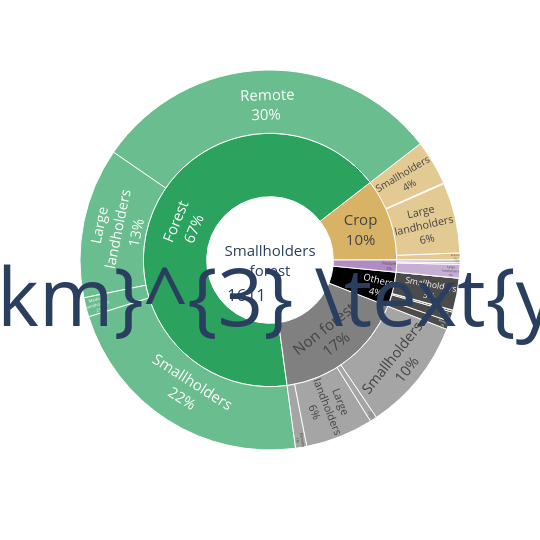
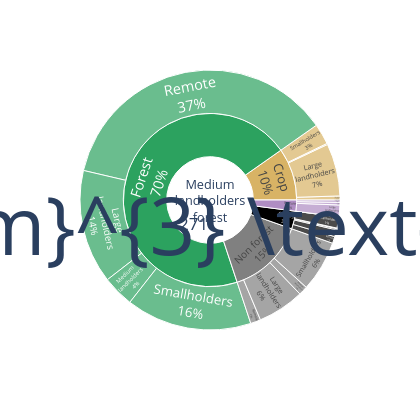
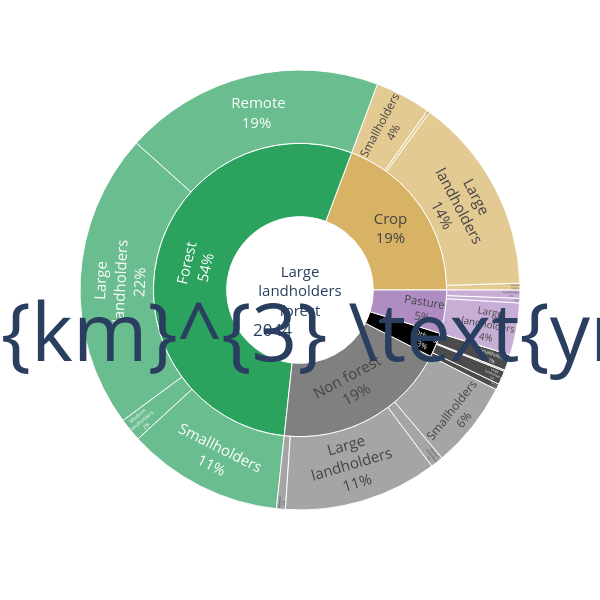

The cell these charts' notebook holds for them, in order:
### Code cell
import plotly.express as px
import pandas as pd
import plotly.graph_objs as go

matrix = []
matrix_forest = []
matrix_crop = []
matrix_pasture = []
Total_moisture = []

for stakeholder in ['Smallholders', 'Mediumholders', 'Largeholders']:
    data = stakeholder_LU_footprint_dataframe(stakeholder, 'Forest_only')
    if stakeholder == 'Smallholders':
        factor = 0.9
    if stakeholder == 'Mediumholders':
        factor = 0.7
    if stakeholder == 'Largeholders':
        factor = 1
    fig = px.sunburst(data, path=['Source', 'Landuse','Stakeholder_sink',],
                      values='Footprint', width=600*factor, height=600*factor)
    fig.update_traces(textinfo="label+ percent root")
    fig.update_traces({"textfont": {"size": 15}})
    fig.update_traces(sort=False, selector=dict(type='sunburst'))
    Total_moisture.append(data['Footprint'].sum())
    fig.add_annotation(text=str(int(data['Footprint'].sum())), xref="paper", yref="paper", x=0.438, y=0.415, showarrow=False, font_size=17)
    fig.add_annotation(text=r'$\text{km}^{3} \text{yr}^{-1}$', xref="paper", yref="paper", x=0.565, y=0.415, showarrow=False, font_size=80)
    fig.update_traces(
    marker_colors=   ['','','','','','','','','','','','','','','','','','','','','','#d8b365','#2ca25f','grey','black','#af8dc3'] )
    #marker_colors=   ['#fb6a4a','#fb6a4a','#fb6a4a','#fb6a4a','#fb6a4a','#ffff99','#ffff99','#ffff99','#ffff99','#ffff99',
    #                  '#525252','#7fbc41','#7fbc41','#7fbc41','#7fbc41','#7fbc41','#2b8cbe','#2b8cbe','#2b8cbe','#2b8cbe','#2b8cbe',
    #                  '#d8b365','#2ca25f','grey','black','#af8dc3'] )
    #fig.write_image('/home/chandra/data/Paper4/Output/Moisture_flows_assessments/Moisture_flow_composition_sunburst_'+stakeholder+'_Forest_only.svg')
    for Stakeholder_sink in ['Large<br>landholders', 'Medium<br>landholders', 'Smallholders']:
        matrix.append(data[data['Stakeholder_sink'] == Stakeholder_sink]['Footprint'].sum()/(data['Footprint'].sum()))
        matrix_forest.append(data[(data['Stakeholder_sink'] == Stakeholder_sink) & (data['Landuse'] == 'Forest')]['Footprint'].sum()/(data['Footprint'].sum()))
        matrix_crop.append(data[(data['Stakeholder_sink'] == Stakeholder_sink) & (data['Landuse'] == 'Crop')]['Footprint'].sum()/(data['Footprint'].sum()))
        matrix_pasture.append(data[(data['Stakeholder_sink'] == Stakeholder_sink) & (data['Landuse'] == 'Pasture')]['Footprint'].sum()/(data['Footprint'].sum()))
    fig.show()
    
matrix = np.array(matrix).reshape((3, 3))
matrix_forest = np.array(matrix_forest).reshape((3, 3))
matrix_crop = np.array(matrix_crop).reshape((3, 3))
matrix_pasture = np.array(matrix_pasture).reshape((3, 3))

### Figure 1 — Plotly figure (JSON) as saved in the notebook; plotly's stock layout.template omitted (floating-point values rounded to 4 significant figures)
{"data": [{"branchvalues": "total", "domain": {"x": [0, 1], "y": [0, 1]}, "hovertemplate": "labels=%{label}<br>Footprint=%{value}<br>parent=%{parent}<br>id=%{id}<extra></extra>", "ids": ["Smallholders<br>forest/Crop/ Remote", "Smallholders<br>forest/Forest/ Remote", "Smallholders<br>forest/Non forest/ Remote", "Smallholders<br>forest/Others/ Remote", "Smallholders<br>forest/Pasture/ Remote", "Smallholders<br>forest/Crop/Large<br>landholders", "Smallholders<br>forest/Forest/Large<br>landholders", "Smallholders<br>forest/Non forest/Large<br>landholders", "Smallholders<br>forest/Others/Large<br>landholders", "Smallholders<br>forest/Pasture/Large<br>landholders", "Smallholders<br>forest/Crop/Medium<br>landholders", "Smallholders<br>forest/Forest/Medium<br>landholders", "Smallholders<br>forest/Non forest/Medium<br>landholders", "Smallholders<br>forest/Others/Medium<br>landholders", "Smallholders<br>forest/Pasture/Medium<br>landholders", "Smallholders<br>forest/Others/Other", "Smallholders<br>forest/Crop/Smallholders", "Smallholders<br>forest/Forest/Smallholders", "Smallholders<br>forest/Non forest/Smallholders", "Smallholders<br>forest/Others/Smallholders", "Smallholders<br>forest/Pasture/Smallholders", "Smallholders<br>forest/Crop", "Smallholders<br>forest/Forest", "Smallholders<br>forest/Non forest", "Smallholders<br>forest/Others", "Smallholders<br>forest/Pasture", "Smallholders<br>forest"], "labels": [" Remote", " Remote", " Remote", " Remote", " Remote", "Large<br>landholders", "Large<br>landholders", "Large<br>landholders", "Large<br>landholders", "Large<br>landholders", "Medium<br>landholders", "Medium<br>landholders", "Medium<br>landholders", "Medium<br>landholders", "Medium<br>landholders", "Other", "Smallholders", "Smallholders", "Smallholders", "Smallholders", "Smallholders", "Crop", "Forest", "Non forest", "Others", "Pasture", "Smallholders<br>forest"], "marker": {"colors": ["", "", "", "", "", "", "", "", "", "", "", "", "", "", "", "", "", "", "", "", "", "#d8b365", "#2ca25f", "grey", "black", "#af8dc3"]}, "name": "", "parents": ["Smallholders<br>forest/Crop", "Smallholders<br>forest/Forest", "Smallholders<br>forest/Non forest", "Smallholders<br>forest/Others", "Smallholders<br>forest/Pasture", "Smallholders<br>forest/Crop", "Smallholders<br>forest/Forest", "Smallholders<br>forest/Non forest", "Smallholders<br>forest/Others", "Smallholders<br>forest/Pasture", "Smallholders<br>forest/Crop", "Smallholders<br>forest/Forest", "Smallholders<br>forest/Non forest", "Smallholders<br>forest/Others", "Smallholders<br>forest/Pasture", "Smallholders<br>forest/Others", "Smallholders<br>forest/Crop", "Smallholders<br>forest/Forest", "Smallholders<br>forest/Non forest", "Smallholders<br>forest/Others", "Smallholders<br>forest/Pasture", "Smallholders<br>forest", "Smallholders<br>forest", "Smallholders<br>forest", "Smallholders<br>forest", "Smallholders<br>forest", ""], "sort": false, "textfont": {"size": 15}, "textinfo": "label+percent root", "type": "sunburst", "values": [9.58, 482.2, 15.45, 11.39, 0.09905, 96.45, 206.2, 92.95, 12.98, 18.6, 1.212, 26.52, 9.487, 2.625, 2.333, 0.2323, 61.71, 359.7, 154.6, 43.88, 3.676, 169.0, 1075.0, 272.5, 71.12, 24.71, 1612.0]}], "layout": {"annotations": [{"font": {"size": 17}, "showarrow": false, "text": "1611", "x": 0.438, "xref": "paper", "y": 0.415, "yref": "paper"}, {"font": {"size": 80}, "showarrow": false, "text": "$\\text{km}^{3} \\text{yr}^{-1}$", "x": 0.565, "xref": "paper", "y": 0.415, "yref": "paper"}], "height": 540, "legend": {"tracegroupgap": 0}, "margin": {"t": 60}, "width": 540}}

### Figure 2 — Plotly figure (JSON) as saved in the notebook; plotly's stock layout.template omitted (floating-point values rounded to 4 significant figures)
{"data": [{"branchvalues": "total", "domain": {"x": [0, 1], "y": [0, 1]}, "hovertemplate": "labels=%{label}<br>Footprint=%{value}<br>parent=%{parent}<br>id=%{id}<extra></extra>", "ids": ["Medium<br>landholders<br>forest/Crop/ Remote", "Medium<br>landholders<br>forest/Forest/ Remote", "Medium<br>landholders<br>forest/Non forest/ Remote", "Medium<br>landholders<br>forest/Others/ Remote", "Medium<br>landholders<br>forest/Pasture/ Remote", "Medium<br>landholders<br>forest/Crop/Large<br>landholders", "Medium<br>landholders<br>forest/Forest/Large<br>landholders", "Medium<br>landholders<br>forest/Non forest/Large<br>landholders", "Medium<br>landholders<br>forest/Others/Large<br>landholders", "Medium<br>landholders<br>forest/Pasture/Large<br>landholders", "Medium<br>landholders<br>forest/Crop/Medium<br>landholders", "Medium<br>landholders<br>forest/Forest/Medium<br>landholders", "Medium<br>landholders<br>forest/Non forest/Medium<br>landholders", "Medium<br>landholders<br>forest/Others/Medium<br>landholders", "Medium<br>landholders<br>forest/Pasture/Medium<br>landholders", "Medium<br>landholders<br>forest/Others/Other", "Medium<br>landholders<br>forest/Crop/Smallholders", "Medium<br>landholders<br>forest/Forest/Smallholders", "Medium<br>landholders<br>forest/Non forest/Smallholders", "Medium<br>landholders<br>forest/Others/Smallholders", "Medium<br>landholders<br>forest/Pasture/Smallholders", "Medium<br>landholders<br>forest/Crop", "Medium<br>landholders<br>forest/Forest", "Medium<br>landholders<br>forest/Non forest", "Medium<br>landholders<br>forest/Others", "Medium<br>landholders<br>forest/Pasture", "Medium<br>landholders<br>forest"], "labels": [" Remote", " Remote", " Remote", " Remote", " Remote", "Large<br>landholders", "Large<br>landholders", "Large<br>landholders", "Large<br>landholders", "Large<br>landholders", "Medium<br>landholders", "Medium<br>landholders", "Medium<br>landholders", "Medium<br>landholders", "Medium<br>landholders", "Other", "Smallholders", "Smallholders", "Smallholders", "Smallholders", "Smallholders", "Crop", "Forest", "Non forest", "Others", "Pasture", "Medium<br>landholders<br>forest"], "marker": {"colors": ["", "", "", "", "", "", "", "", "", "", "", "", "", "", "", "", "", "", "", "", "", "#d8b365", "#2ca25f", "grey", "black", "#af8dc3"]}, "name": "", "parents": ["Medium<br>landholders<br>forest/Crop", "Medium<br>landholders<br>forest/Forest", "Medium<br>landholders<br>forest/Non forest", "Medium<br>landholders<br>forest/Others", "Medium<br>landholders<br>forest/Pasture", "Medium<br>landholders<br>forest/Crop", "Medium<br>landholders<br>forest/Forest", "Medium<br>landholders<br>forest/Non forest", "Medium<br>landholders<br>forest/Others", "Medium<br>landholders<br>forest/Pasture", "Medium<br>landholders<br>forest/Crop", "Medium<br>landholders<br>forest/Forest", "Medium<br>landholders<br>forest/Non forest", "Medium<br>landholders<br>forest/Others", "Medium<br>landholders<br>forest/Pasture", "Medium<br>landholders<br>forest/Others", "Medium<br>landholders<br>forest/Crop", "Medium<br>landholders<br>forest/Forest", "Medium<br>landholders<br>forest/Non forest", "Medium<br>landholders<br>forest/Others", "Medium<br>landholders<br>forest/Pasture", "Medium<br>landholders<br>forest", "Medium<br>landholders<br>forest", "Medium<br>landholders<br>forest", "Medium<br>landholders<br>forest", "Medium<br>landholders<br>forest", ""], "sort": false, "textfont": {"size": 15}, "textinfo": "label+percent root", "type": "sunburst", "values": [1.353, 99.5, 3.441, 2.294, 0.02909, 17.76, 38.5, 15.79, 2.318, 3.955, 0.3723, 10.64, 3.06, 0.4233, 0.8536, 0.1979, 7.025, 42.56, 17.21, 3.781, 0.8159, 26.51, 191.2, 39.5, 9.014, 5.653, 271.9]}], "layout": {"annotations": [{"font": {"size": 17}, "showarrow": false, "text": "271", "x": 0.438, "xref": "paper", "y": 0.415, "yref": "paper"}, {"font": {"size": 80}, "showarrow": false, "text": "$\\text{km}^{3} \\text{yr}^{-1}$", "x": 0.565, "xref": "paper", "y": 0.415, "yref": "paper"}], "height": 420, "legend": {"tracegroupgap": 0}, "margin": {"t": 60}, "width": 420}}

### Figure 3 — Plotly figure (JSON) as saved in the notebook; plotly's stock layout.template omitted (floating-point values rounded to 4 significant figures)
{"data": [{"branchvalues": "total", "domain": {"x": [0, 1], "y": [0, 1]}, "hovertemplate": "labels=%{label}<br>Footprint=%{value}<br>parent=%{parent}<br>id=%{id}<extra></extra>", "ids": ["Large<br>landholders<br>forest/Crop/ Remote", "Large<br>landholders<br>forest/Forest/ Remote", "Large<br>landholders<br>forest/Non forest/ Remote", "Large<br>landholders<br>forest/Others/ Remote", "Large<br>landholders<br>forest/Pasture/ Remote", "Large<br>landholders<br>forest/Crop/Large<br>landholders", "Large<br>landholders<br>forest/Forest/Large<br>landholders", "Large<br>landholders<br>forest/Non forest/Large<br>landholders", "Large<br>landholders<br>forest/Others/Large<br>landholders", "Large<br>landholders<br>forest/Pasture/Large<br>landholders", "Large<br>landholders<br>forest/Crop/Medium<br>landholders", "Large<br>landholders<br>forest/Forest/Medium<br>landholders", "Large<br>landholders<br>forest/Non forest/Medium<br>landholders", "Large<br>landholders<br>forest/Others/Medium<br>landholders", "Large<br>landholders<br>forest/Pasture/Medium<br>landholders", "Large<br>landholders<br>forest/Others/Other", "Large<br>landholders<br>forest/Crop/Smallholders", "Large<br>landholders<br>forest/Forest/Smallholders", "Large<br>landholders<br>forest/Non forest/Smallholders", "Large<br>landholders<br>forest/Others/Smallholders", "Large<br>landholders<br>forest/Pasture/Smallholders", "Large<br>landholders<br>forest/Crop", "Large<br>landholders<br>forest/Forest", "Large<br>landholders<br>forest/Non forest", "Large<br>landholders<br>forest/Others", "Large<br>landholders<br>forest/Pasture", "Large<br>landholders<br>forest"], "labels": [" Remote", " Remote", " Remote", " Remote", " Remote", "Large<br>landholders", "Large<br>landholders", "Large<br>landholders", "Large<br>landholders", "Large<br>landholders", "Medium<br>landholders", "Medium<br>landholders", "Medium<br>landholders", "Medium<br>landholders", "Medium<br>landholders", "Other", "Smallholders", "Smallholders", "Smallholders", "Smallholders", "Smallholders", "Crop", "Forest", "Non forest", "Others", "Pasture", "Large<br>landholders<br>forest"], "marker": {"colors": ["", "", "", "", "", "", "", "", "", "", "", "", "", "", "", "", "", "", "", "", "", "#d8b365", "#2ca25f", "grey", "black", "#af8dc3"]}, "name": "", "parents": ["Large<br>landholders<br>forest/Crop", "Large<br>landholders<br>forest/Forest", "Large<br>landholders<br>forest/Non forest", "Large<br>landholders<br>forest/Others", "Large<br>landholders<br>forest/Pasture", "Large<br>landholders<br>forest/Crop", "Large<br>landholders<br>forest/Forest", "Large<br>landholders<br>forest/Non forest", "Large<br>landholders<br>forest/Others", "Large<br>landholders<br>forest/Pasture", "Large<br>landholders<br>forest/Crop", "Large<br>landholders<br>forest/Forest", "Large<br>landholders<br>forest/Non forest", "Large<br>landholders<br>forest/Others", "Large<br>landholders<br>forest/Pasture", "Large<br>landholders<br>forest/Others", "Large<br>landholders<br>forest/Crop", "Large<br>landholders<br>forest/Forest", "Large<br>landholders<br>forest/Non forest", "Large<br>landholders<br>forest/Others", "Large<br>landholders<br>forest/Pasture", "Large<br>landholders<br>forest", "Large<br>landholders<br>forest", "Large<br>landholders<br>forest", "Large<br>landholders<br>forest", "Large<br>landholders<br>forest", ""], "sort": false, "textfont": {"size": 15}, "textinfo": "label+percent root", "type": "sunburst", "values": [10.21, 390.1, 13.41, 9.131, 0.1631, 295.7, 444.8, 230.9, 20.55, 78.2, 4.479, 35.19, 19.24, 1.964, 6.972, 0.03519, 83.66, 234.2, 129.8, 23.61, 12.28, 394.0, 1104.0, 393.3, 55.29, 97.61, 2045.0]}], "layout": {"annotations": [{"font": {"size": 17}, "showarrow": false, "text": "2044", "x": 0.438, "xref": "paper", "y": 0.415, "yref": "paper"}, {"font": {"size": 80}, "showarrow": false, "text": "$\\text{km}^{3} \\text{yr}^{-1}$", "x": 0.565, "xref": "paper", "y": 0.415, "yref": "paper"}], "height": 600, "legend": {"tracegroupgap": 0}, "margin": {"t": 60}, "width": 600}}
